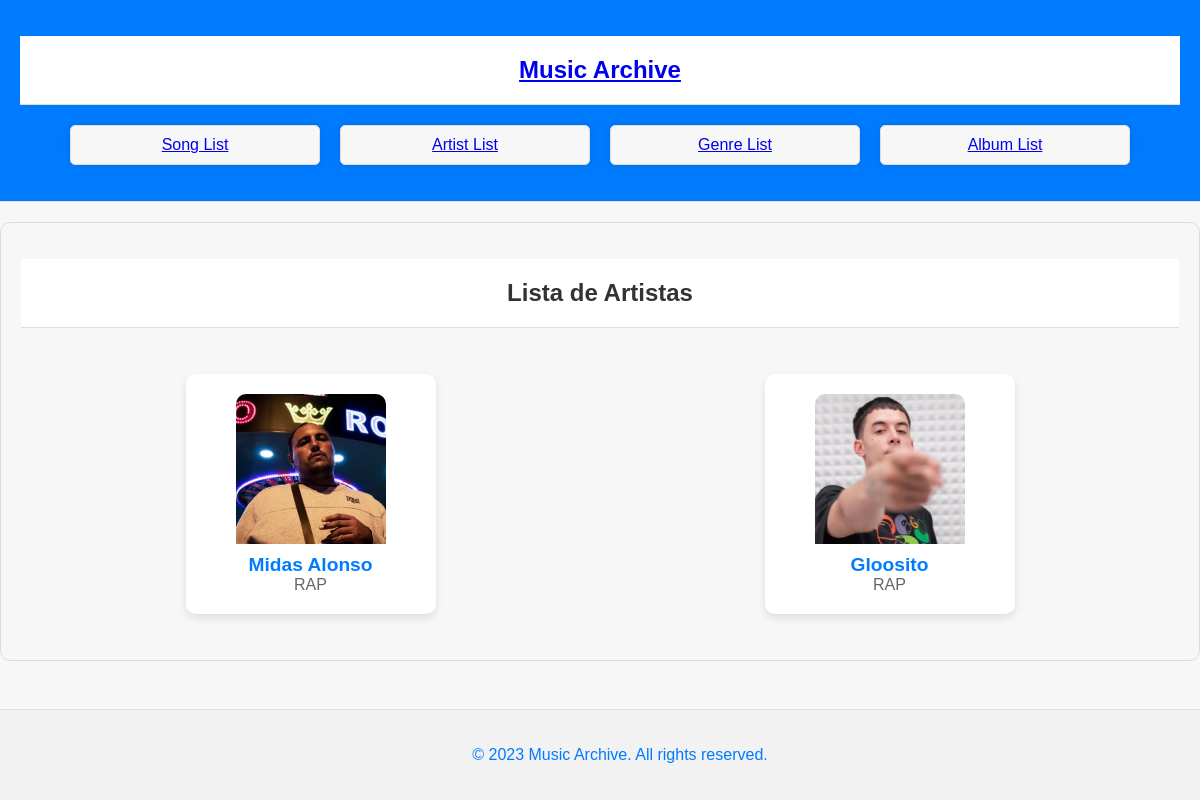
Page /artists/ on the earlier database version.
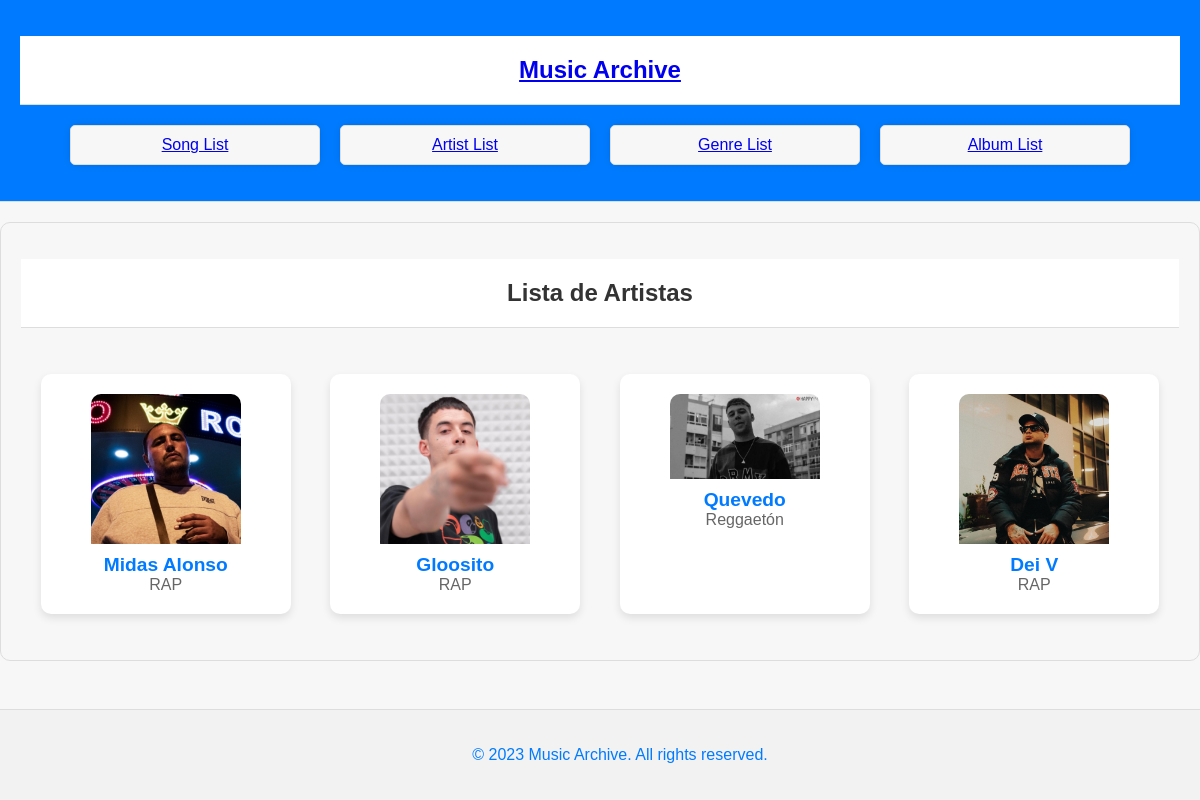
Same page on the later database version.
### MusicArchive/models.py (models this page shows, shortened)
class Artist(models.Model):
    name = models.CharField(max_length=200)
    genre = models.ForeignKey(Genre, on_delete=models.CASCADE)
    image = models.ImageField(upload_to='artist_images/', null=True, blank=True)
    description = models.TextField(blank=True)

class Genre(models.Model):
    name = models.CharField(max_length=100)
    description = models.TextField()
    image = models.ImageField(upload_to='artist_images/', null=True, blank=True)

### MusicArchive/views.py (the view)
# urls.py: path('artists/', views.artist_list, name='artist_list'),
def artist_list(request):
    artists = Artist.objects.all()
    return render(request, 'artist_list.html', {'artists': artists})

### MusicArchive/templates/artist_list.html (shortened to what this page needs)
{% load static %}
<!DOCTYPE html>
<html>
<head>
    <link rel="stylesheet" href="{% static '/css/styles.css' %}">
    <link rel="stylesheet" href="{% static '/css/artist_list.css' %}">
    <link rel="stylesheet" href="{% static '/css/song_list.css' %}">
    <link rel="stylesheet" href="{% static '/css/main.css' %}">
</head>
    <header>
        <h1><a href="{% url 'index' %}">Music Archive</a></h1>
        <nav>
            <ul>
                <li><a href="{% url 'song_list' %}">Song List</a></li>
                <li><a href="{% url 'artist_list' %}">Artist List</a></li>
                <li><a href="{% url 'genre_list' %}">Genre List</a></li>
                <li><a href="{% url 'album_list' %}">Album List</a></li>
            </ul>
        </nav>
    </header>
<body>
    <main>
        <h1><a href="{% url 'index' %}"></a>Lista de Artistas</h1>
            <div class="scrollable-container">
                <ul class="artist-list">
                    {% for artist in artists %}
                        <li class="artist-item">
                            <div class="artist-info">
                                <img src="{{ artist.image.url }}" alt="{{ artist.name }} image" class="artist-image">
                                <a href="{% url 'artist_detail' artist.id %}" class="artist-name">{{ artist.name }}</a>
                                <p class="artist-genre">{{ artist.genre.name }}</p>
                            </div>
                        </li>
                    {% endfor %}
                </ul>
            </div>
</body>
    <footer>
        <p>&copy; 2023 Music Archive. All rights reserved.</p>
    </footer>
</html>

Differences in the rows shown:
added Artist: image (picture), name "Quevedo", genre.name "Reggaetón"
added Artist: image (picture), name "Dei V", genre.name "RAP"
